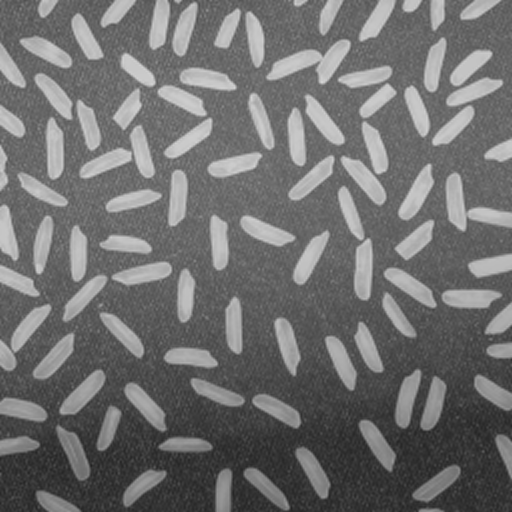
#> input picture quick_demo_gotbin_nov_2022/data/rice.tif, 512 x 512 px
$ jupyter execute 05_filtering_quantification.ipynb
#> lines starting #> are read from the running program, lines starting #| are printed output that depends on the picture; after the words box and inside, x2 and y2 are one past the last pixel; in counts of white or black regions, pixels touching at a corner belong together; long printed decimals are rounded
[cell 1]
import skimage.io as skio
import numpy as np
import matplotlib.pyplot as plt
from skimage.exposure import histogram

[cell 2]
rice = skio.imread("data/rice.tif", plugin="tifffile")
#> rice is the input picture: shape (512, 512); min 33, max 214, mean 111.3
plt.imshow(rice, cmap='gray')
plt.colorbar()
print('min pixel value: ', rice.min())
#| min pixel value:  33
print('max pixel value: ', rice.max())
#| max pixel value:  214
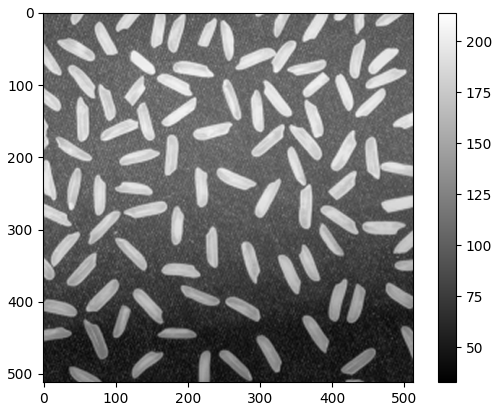
#> figure drawn by matplotlib, 2 panels

[cell 3]
pix_counts, pix_vals = histogram(rice)
#> pix_counts = 182 values, max 5845 at index 71, min 0 at index 1, mean 1440.4; pix_vals = 182 values from 33 to 214

fig, axes = plt.subplots(ncols=2,figsize=(8, 2.5))
ax = axes.ravel()
ax[0] = plt.subplot(1, 2, 1)
ax[1] = plt.subplot(1, 2, 2)

ax[0].imshow(rice, cmap=plt.cm.gray)
ax[0].set_title('Original')
ax[0].axis('off')

ax[1].bar(pix_vals, pix_counts, width = 10)
plt.show()
#> figure, not shown here; panel 2: tallest bar 5845 high, from x = 99 to 109

can we make the segmentation better? how do we account for uneven illumination, noise, stitching errors, etc. the answer is filtering

[cell 4]
from skimage.filters import gaussian, threshold_otsu

Lets use a simple gaussian filter to find backgroun

[cell 5]
rice_bg = gaussian(rice,sigma=50,preserve_range=True)
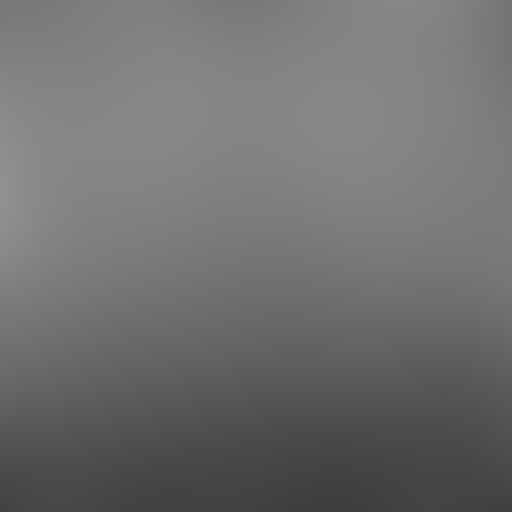
#> rice_bg: shape (512, 512) float64; min 61.34, max 145.2, mean 111.4
pix_counts, pix_vals = histogram(rice_bg)
#> pix_counts = 256 values, max 5967 at index 218, min 42 at index 255, mean 1024; pix_vals = 256 values from 61.51 to 145.1

fig, axes = plt.subplots(ncols=2,figsize=(8, 2.5))
ax = axes.ravel()
ax[0] = plt.subplot(1, 2, 1)
ax[1] = plt.subplot(1, 2, 2)

ax[0].imshow(rice_bg, cmap=plt.cm.gray)
ax[0].set_title('Background')
ax[0].axis('off')

ax[1].bar(pix_vals, pix_counts, width = 10)
plt.show()
#> figure, not shown here; panel 2: tallest bar 5967 high, from x = 127.9 to 137.9

[cell 6]
rice_no_bg = rice - rice_bg
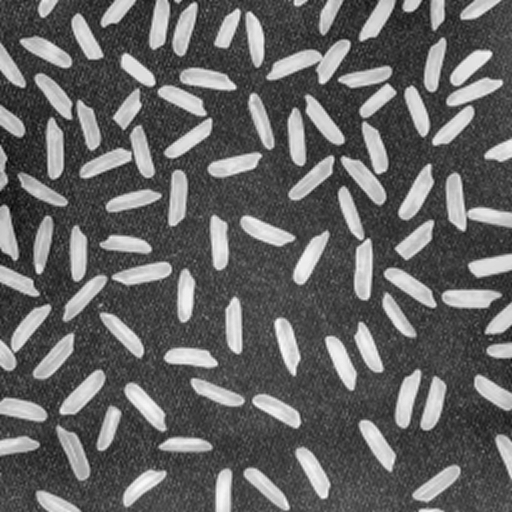
#> rice_no_bg: shape (512, 512) float64; min -58.11, max 86.88, mean -0.2; drawn with min black and max white

plt.imshow(rice_no_bg, cmap='gray')
plt.colorbar()
print('min pixel value: ',rice_no_bg.min())
#| min pixel value:  -58.112
print('max pixel value: ',rice_no_bg.max())
#| max pixel value:  86.878
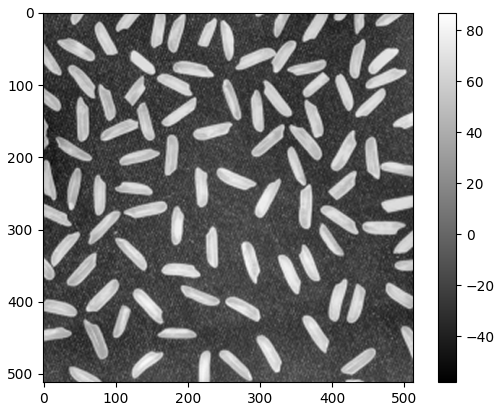
#> figure drawn by matplotlib, 2 panels

[cell 7]
th_val = threshold_otsu(rice_no_bg)
#> th_val = 16.93
print('The value is: ', th_val)
#| The value is:  16.932
bw_otsu = rice_no_bg > th_val
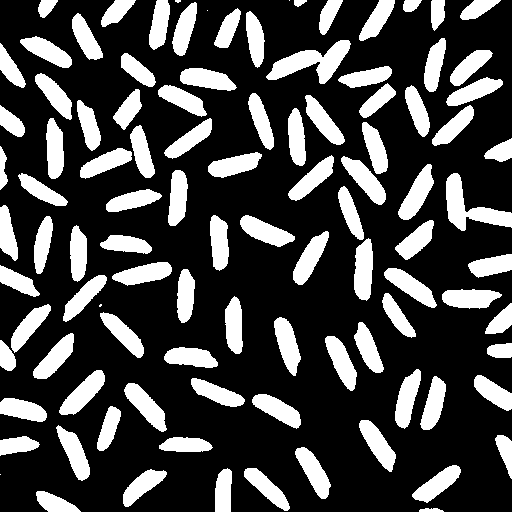
#> bw_otsu: shape (512, 512) bool; 27% white; 103 white regions (5 under 20 px), largest, box (x1, y1, x2, y2) and area: (266, 40, 351, 84) 1608, (446, 173, 512, 231) 1513, (354, 238, 373, 301) 951
plt.imshow(bw_otsu, cmap='gray')
plt.colorbar()
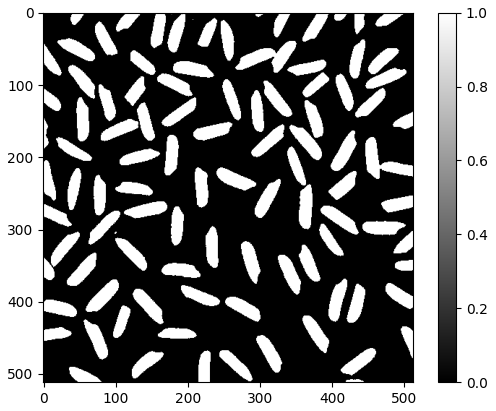
#> figure drawn by matplotlib, 2 panels

is it really better?

[cell 8]
th_val = threshold_otsu(rice)
#> th_val = 131
print('The value is: ', th_val)
#| The value is:  131
bw_otsu = rice > th_val
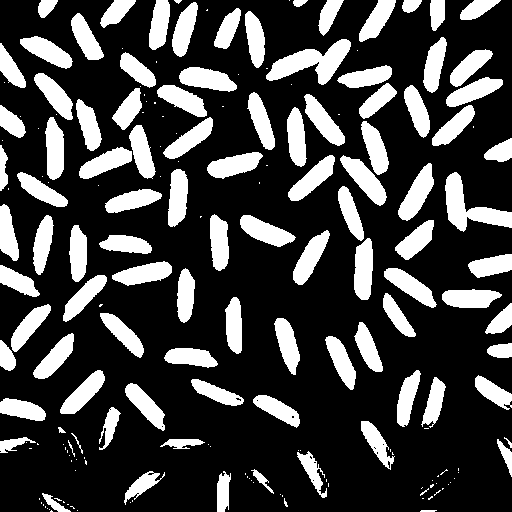
#> bw_otsu: shape (512, 512) bool; 26% white; 194 white regions (94 under 20 px), largest, box (x1, y1, x2, y2) and area: (266, 39, 351, 85) 1743, (445, 172, 512, 232) 1598, (398, 163, 434, 221) 997

th_val = threshold_otsu(rice_no_bg)
#> th_val = 16.93
print('The value after gaussian filter is: ', th_val)
#| The value after gaussian filter is:  16.932
bw_g_otsu = rice_no_bg > th_val

fig, axes = plt.subplots(ncols=2)
ax = axes.ravel()
ax[0] = plt.subplot(1, 2, 1)
ax[1] = plt.subplot(1, 2, 2)

ax[0].imshow(bw_otsu, cmap=plt.cm.gray)
ax[0].set_title('Original')
ax[0].axis('off')

ax[1].imshow(bw_g_otsu, cmap=plt.cm.gray)
ax[1].set_title('Filtered')
ax[1].axis('off')
plt.show()

Now lets go a bit into quantification

[cell 9]
import pandas as pd
from skimage.measure import label, regionprops, regionprops_table
from skimage.segmentation import clear_border
from skimage.morphology import area_opening

a very important concept is that of image labelling or connected component analysis

[cell 10]
mask = clear_border(bw_g_otsu)
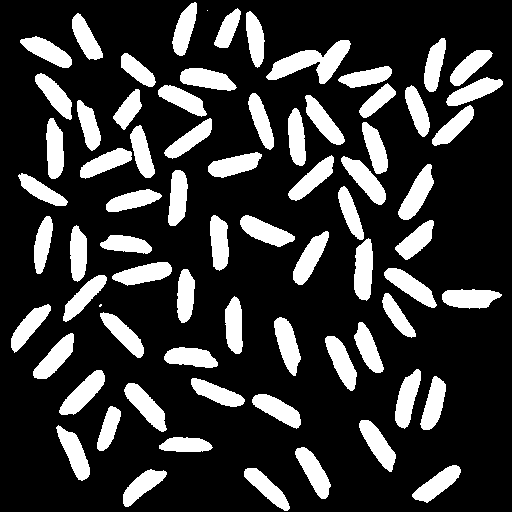
#> mask: shape (512, 512) bool; 21.8% white; 73 white regions (2 under 20 px), largest, box (x1, y1, x2, y2) and area: (266, 40, 351, 84) 1608, (354, 238, 373, 301) 951, (59, 370, 105, 415) 946
mask = area_opening(mask, area_threshold=200)
lbl = label(mask)
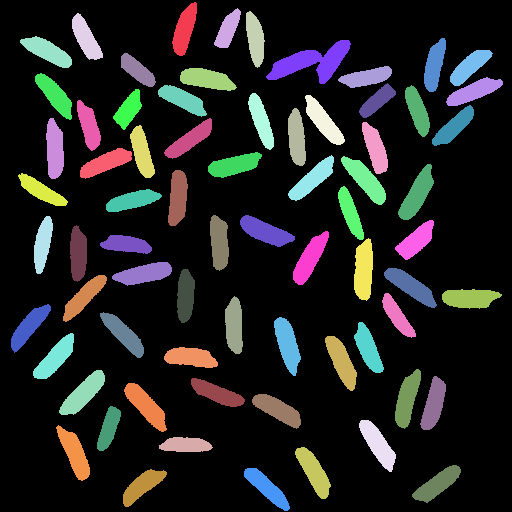
#> lbl: shape (512, 512) int32; 72 distinct labels, from 0 to 71; one colour per label, 0 black
plt.imshow(lbl)

Now we can calculate properties, bot in terms of morphology and intensities

[cell 11]
properties = ['label', 'area','eccentricity','intensity_mean']
table = regionprops_table(label_image=lbl, intensity_image=rice, properties=properties)
#> table = 4 items
#tables = [pd.DataFrame(table) for table in tables]
table = pd.DataFrame(table)
#> table = table of 71 rows and 4 columns
print(table.head())
#|    label   area  eccentricity  intensity_mean
#| 0      1  780.0      0.9495      181.163
#| 1      2  567.0      0.9315      183.857
#| 2      3  730.0      0.9569      186.373
#| 3      4  744.0      0.9401      184.929
#| 4      5  828.0      0.9453      179.920
table.hist(column='area')
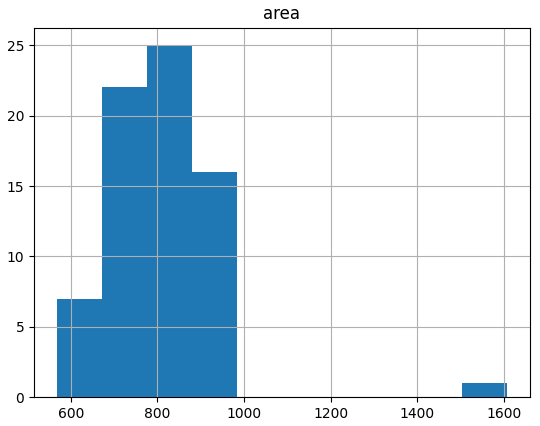
#> figure drawn by matplotlib, 1 panel; tallest bar 25 high, from x = 775.2 to 879.3
